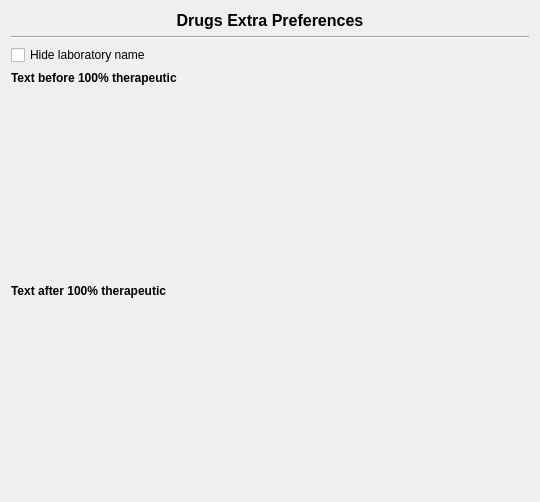
<?xml version="1.0" encoding="UTF-8"?>
<ui version="4.0">
 <class>DrugsWidget::Internal::DrugsExtraWidget</class>
 <widget class="QWidget" name="DrugsWidget::Internal::DrugsExtraWidget">
  <property name="geometry">
   <rect>
    <x>0</x>
    <y>0</y>
    <width>540</width>
    <height>502</height>
   </rect>
  </property>
  <property name="windowTitle">
   <string>Form</string>
  </property>
  <layout class="QGridLayout" name="gridLayout_4">
   <item row="0" column="0">
    <widget class="QLabel" name="label">
     <property name="sizePolicy">
      <sizepolicy hsizetype="Expanding" vsizetype="Fixed">
       <horstretch>0</horstretch>
       <verstretch>0</verstretch>
      </sizepolicy>
     </property>
     <property name="font">
      <font>
       <pointsize>12</pointsize>
       <weight>75</weight>
       <bold>true</bold>
      </font>
     </property>
     <property name="text">
      <string>Drugs Extra Preferences</string>
     </property>
     <property name="alignment">
      <set>Qt::AlignCenter</set>
     </property>
    </widget>
   </item>
   <item row="1" column="0">
    <widget class="Line" name="line">
     <property name="orientation">
      <enum>Qt::Horizontal</enum>
     </property>
    </widget>
   </item>
   <item row="7" column="0">
    <widget class="Editor::TextEditor" name="ALDAfter" native="true"/>
   </item>
   <item row="5" column="0">
    <widget class="Editor::TextEditor" name="ALDBefore" native="true"/>
   </item>
   <item row="2" column="0">
    <widget class="QCheckBox" name="hideLabCheck">
     <property name="text">
      <string>Hide laboratory name</string>
     </property>
    </widget>
   </item>
   <item row="4" column="0">
    <widget class="QLabel" name="label_15">
     <property name="sizePolicy">
      <sizepolicy hsizetype="Preferred" vsizetype="Fixed">
       <horstretch>0</horstretch>
       <verstretch>0</verstretch>
      </sizepolicy>
     </property>
     <property name="font">
      <font>
       <weight>75</weight>
       <bold>true</bold>
      </font>
     </property>
     <property name="text">
      <string>Text before 100% therapeutic</string>
     </property>
    </widget>
   </item>
   <item row="6" column="0">
    <widget class="QLabel" name="label_16">
     <property name="sizePolicy">
      <sizepolicy hsizetype="Preferred" vsizetype="Fixed">
       <horstretch>0</horstretch>
       <verstretch>0</verstretch>
      </sizepolicy>
     </property>
     <property name="font">
      <font>
       <weight>75</weight>
       <bold>true</bold>
      </font>
     </property>
     <property name="text">
      <string>Text after 100% therapeutic</string>
     </property>
    </widget>
   </item>
  </layout>
 </widget>
 <customwidgets>
  <customwidget>
   <class>Editor::TextEditor</class>
   <extends>QWidget</extends>
   <header location="global">texteditorplugin/texteditor.h</header>
   <container>1</container>
  </customwidget>
 </customwidgets>
 <resources/>
 <connections/>
</ui>
